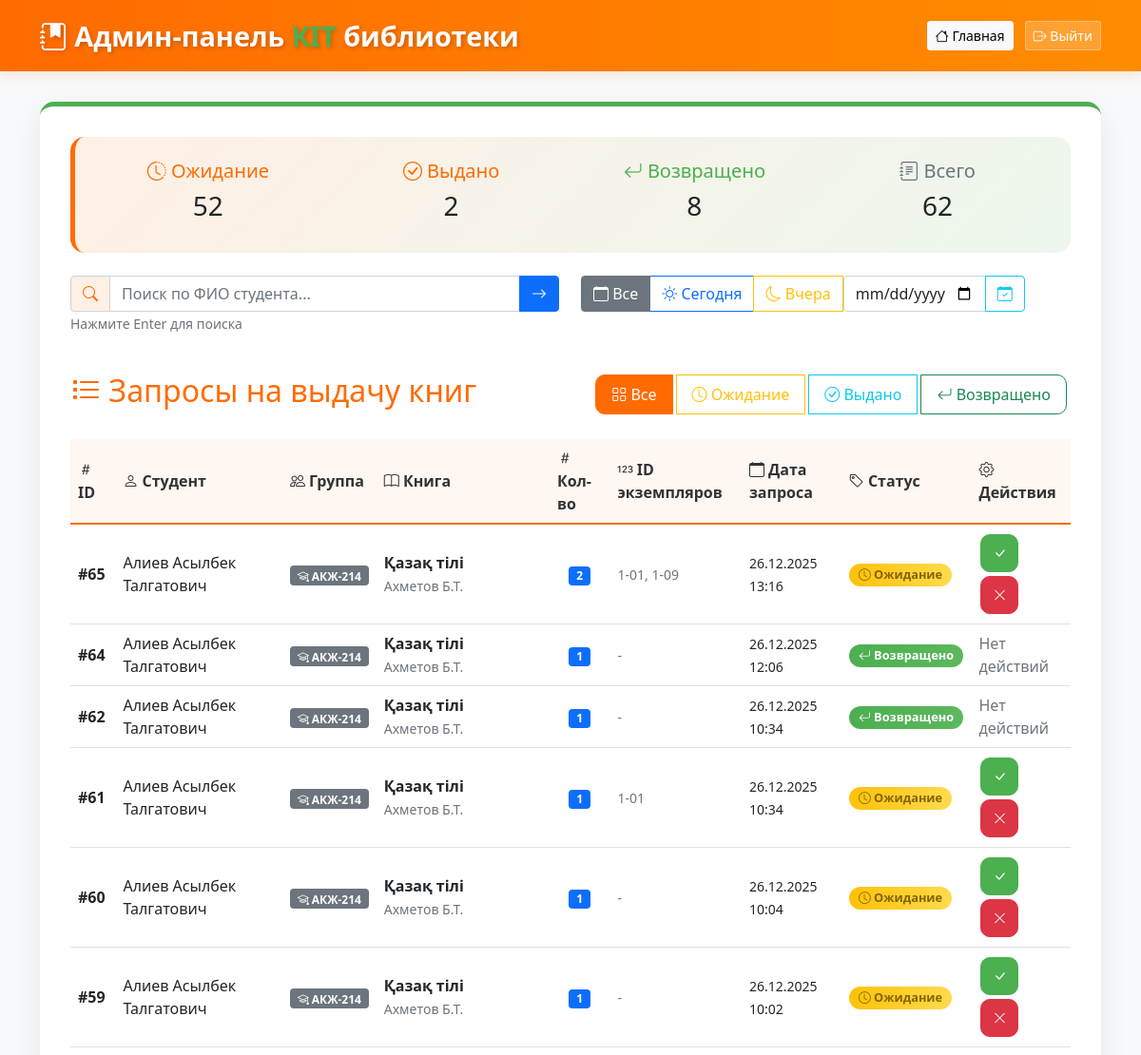
/admin (signed in, upper part), run on an earlier commit of the app's database.
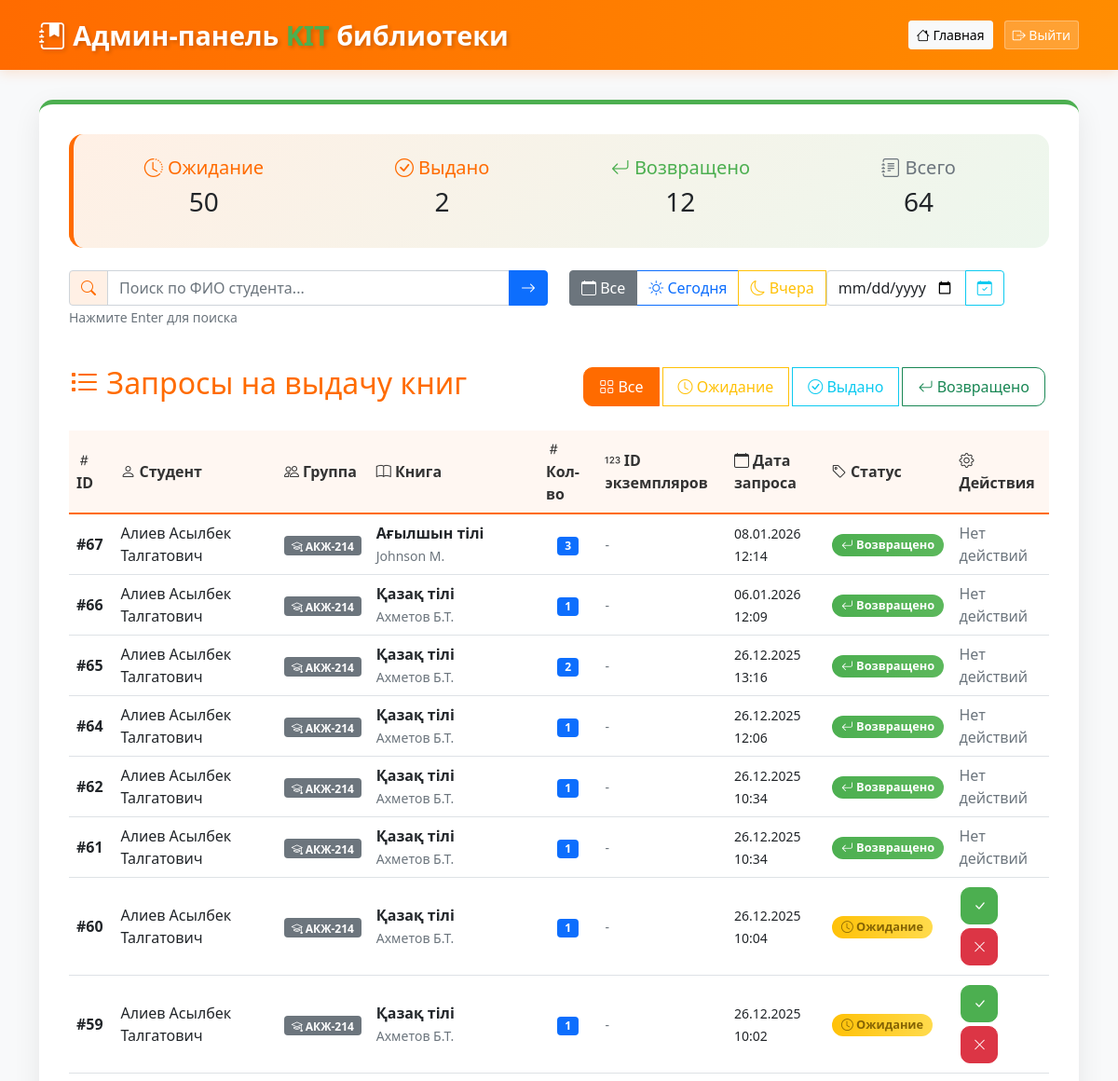
And on a later commit of the database.
### models.py (models this page shows, shortened)
class BookRequest(db.Model):
    __tablename__ = 'book_requests'
    id = db.Column(db.Integer, primary_key=True)
    request_number = db.Column(db.String(20), unique=True, nullable=True)
    student_id = db.Column(db.Integer, db.ForeignKey('students.id'), nullable=False)
    book_id = db.Column(db.Integer, db.ForeignKey('books.id'), nullable=False)
    request_date = db.Column(db.DateTime, nullable=False, default=db.func.now())
    issue_date = db.Column(db.DateTime)
    planned_return_date = db.Column(db.DateTime)
    actual_return_date = db.Column(db.DateTime)
    quantity = db.Column(db.Integer, nullable=False, default=1)
    status = db.Column(db.String(20), nullable=False, default='ожидание')
    requested_copy_codes = db.Column(db.String(500), nullable=True)
    book = db.relationship('Book', backref='requests')
    @property
    def assigned_copy_codes(self):
        if self.status == 'ожидание' and self.requested_copy_codes:
            return self.requested_copy_codes.replace(',', ', ')
        copies = BookCopy.query.filter_by(current_request_id=self.id).all()
        return ', '.join([copy.copy_code for copy in copies]) if copies else "-"

class Student(db.Model):
    __tablename__ = 'students'
    id = db.Column(db.Integer, primary_key=True)
    full_name = db.Column(db.String(100), nullable=False)
    group_id = db.Column(db.Integer, db.ForeignKey('groups.id'), nullable=False)
    book_requests = db.relationship('BookRequest', backref='student', lazy=True)

class Group(db.Model):
    __tablename__ = 'groups'
    id = db.Column(db.Integer, primary_key=True)
    name = db.Column(db.String(50), unique=True, nullable=False)
    language = db.Column(db.String(10), nullable=False)
    course = db.Column(db.Integer, nullable=False)
    students = db.relationship('Student', backref='group', lazy=True)

class Book(db.Model):
    __tablename__ = 'books'
    id = db.Column(db.Integer, primary_key=True)
    name = db.Column(db.String(200), nullable=False)
    author = db.Column(db.String(100), nullable=False)
    year = db.Column(db.Integer, nullable=False)
    total_quantity = db.Column(db.Integer, nullable=False)
    language = db.Column(db.String(10), nullable=False)
    course = db.Column(db.Integer, nullable=False)
    copies = db.relationship('BookCopy', backref='book', lazy=True, cascade="all, delete-orphan")

### app.py (the view)
@app.route('/admin')
@admin_required
def admin_dashboard():
    requests = BookRequest.query.order_by(BookRequest.request_date.desc()).all()
    return render_template('admin.html',
                         requests=requests,
                         current_status='all',
                         current_date='all',
                         search_query='',
                         custom_date='')

### templates/admin.html (shortened to what this page needs)
<!DOCTYPE html>
<html lang="ru">
<head>
    <link href="https://cdn.jsdelivr.net/npm/bootstrap@5.1.3/dist/css/bootstrap.min.css" rel="stylesheet">
    <link rel="stylesheet" href="https://cdn.jsdelivr.net/npm/bootstrap-icons@1.8.1/font/bootstrap-icons.css">
</head>
<body>
    <nav class="kit-header">
        <div class="container">
            <div class="d-flex justify-content-between align-items-center">
                <span class="kit-logo">
                    <i class="bi bi-journal-bookmark-fill"></i>
                    Админ-панель <span>KIT</span> библиотеки
                </span>
                <div>
                    <a href="{{ url_for('admin_dashboard') }}" class="btn btn-light btn-sm me-2">
                        <i class="bi bi-house"></i> Главная
                    </a>
                    <a href="{{ url_for('admin_logout') }}" class="btn btn-logout btn-sm text-white">
                        <i class="bi bi-box-arrow-right"></i> Выйти
                    </a>
                </div>
            </div>
        </div>
    </nav>
    <div class="container">
        <div class="admin-container">
            <div class="stats-card">
                <div class="row">
                    <div class="col-md-3 text-center">
                        <h5 style="color: var(--kit-orange);">
                            <i class="bi bi-clock-history"></i> Ожидание
                        </h5>
                        <h3>{{ requests|selectattr('status', 'equalto', 'ожидание')|list|length }}</h3>
                    </div>
                    <div class="col-md-3 text-center">
                        <h5 style="color: var(--kit-orange);">
                            <i class="bi bi-check-circle"></i> Выдано
                        </h5>
                        <h3>{{ requests|selectattr('status', 'equalto', 'выдано')|list|length }}</h3>
                    </div>
                    <div class="col-md-3 text-center">
                        <h5 style="color: var(--kit-green);">
                            <i class="bi bi-arrow-return-left"></i> Возвращено
                        </h5>
                        <h3>{{ requests|selectattr('status', 'equalto', 'возвращено')|list|length }}</h3>
                    </div>
                    <div class="col-md-3 text-center">
                        <h5 style="color: #6c757d;">
                            <i class="bi bi-journal-text"></i> Всего
                        </h5>
                        <h3>{{ requests|length }}</h3>
                    </div>
                </div>
            </div>
            <div class="row mb-4">
                <div class="col-md-6 mb-3">
                    <div class="input-group">
                        <span class="input-group-text" style="background: rgba(255, 107, 0, 0.1);">
                            <i class="bi bi-search" style="color: var(--kit-orange);"></i>
                        </span>
                        <input type="text" class="form-control" id="searchInput" placeholder="Поиск по ФИО студента..." value="{{ search_query }}" onkeypress="handleSearchEnter(event)">
                        <button class="btn btn-primary" type="button" onclick="applySearch()">
                            <i class="bi bi-arrow-right"></i>
                        </button>
                    </div>
                    <small class="text-muted">Нажмите Enter для поиска</small>
                </div>
                <div class="col-md-6 mb-3">
                    <div class="btn-group" role="group">
                        <label class="btn btn-outline-secondary" for="date_all"><i class="bi bi-calendar"></i> Все</label>
                        <label class="btn btn-outline-primary" for="date_today"><i class="bi bi-sun"></i> Сегодня</label>
                        <label class="btn btn-outline-warning" for="date_yesterday"><i class="bi bi-moon"></i> Вчера</label>
                        <div class="input-group" style="width: auto;">
                            <input type="date" class="form-control" id="customDateInput" value="{{ custom_date }}" style="max-width: 150px;">
                            <button class="btn btn-outline-info" type="button" onclick="applyCustomDate()">
                                <i class="bi bi-calendar-check"></i>
                            </button>
                        </div>
                    </div>
                </div>
            </div>
            <div class="d-flex justify-content-between align-items-center mb-4">
                <h2 style="color: var(--kit-orange);">
                    <i class="bi bi-list-task"></i> Запросы на выдачу книг
                </h2>
                <div class="btn-group">
                    <button class="btn filter-btn btn-outline-primary {% if current_status == 'all' %}active{% endif %}" onclick="applyStatusFilter('all')">
                        <i class="bi bi-grid"></i> Все
                    </button>
                    <button class="btn filter-btn btn-outline-warning {% if current_status == 'ожидание' %}active{% endif %}" onclick="applyStatusFilter('ожидание')">
                        <i class="bi bi-clock"></i> Ожидание
                    </button>
                    <button class="btn filter-btn btn-outline-info {% if current_status == 'выдано' %}active{% endif %}" onclick="applyStatusFilter('выдано')">
                        <i class="bi bi-check-circle"></i> Выдано
                    </button>
                    <button class="btn filter-btn btn-outline-success {% if current_status == 'возвращено' %}active{% endif %}" onclick="applyStatusFilter('возвращено')">
                        <i class="bi bi-arrow-return-left"></i> Возвращено
                    </button>
                </div>
            </div>
            {% if requests %}
            <div class="table-responsive">
                <table class="table table-hover" id="requestsTable">
                    <thead class="table-light">
                        <tr>
                            <th><i class="bi bi-hash"></i> ID</th>
                            <th><i class="bi bi-person"></i> Студент</th>
                            <th><i class="bi bi-people"></i> Группа</th>
                            <th><i class="bi bi-book"></i> Книга</th>
                            <th><i class="bi bi-hash"></i> Кол-во</th>
                            <th><i class="bi bi-123"></i> ID экземпляров</th>
                            <th><i class="bi bi-calendar"></i> Дата запроса</th>
                            <th><i class="bi bi-tag"></i> Статус</th>
                            <th><i class="bi bi-gear"></i> Действия</th>
                        </tr>
                    </thead>
                    <tbody>
                        {% for req in requests %}
                        <tr data-status="{{ req.status }}">
                            <td><strong>#{{ req.id }}</strong></td>
                            <td>{{ req.student.full_name if req.student else 'Неизвестно' }}</td>
                            <td>
                                {% if req.student and req.student.group %}
                                    <span class="badge bg-secondary">
                                        <i class="bi bi-mortarboard"></i> {{ req.student.group.name }}
                                    </span>
                                {% else %}
                                    -
                                {% endif %}
                            </td>
                            <td>
                                {% if req.book %}
                                    <strong>{{ req.book.name }}</strong><br>
                                    <small class="text-muted">{{ req.book.author }}</small>
                                {% else %}
                                    <span class="text-danger">Книга удалена</span>
                                {% endif %}
                            </td>
                            <td>
                                <span class="badge bg-primary">{{ req.quantity }}</span>
                            </td>
                            <td>
                                <small class="text-muted">
                                    {{ req.assigned_copy_codes }}
                                </small>
                            </td>
                            <td>
                                <small>
                                    {{ req.request_date.strftime('%d.%m.%Y %H:%M') if req.request_date else '-' }}
                                </small>
                            </td>
                            <td>
                                {% if req.status == 'ожидание' %}
                                    <span class="badge status-badge status-waiting">
                                        <i class="bi bi-clock"></i> Ожидание
                                    </span>
                                {% elif req.status == 'выдано' %}
                                    <span class="badge status-badge status-issued">
                                        <i class="bi bi-check-circle"></i> Выдано
                                    </span>
                                {% elif req.status == 'возвращено' %}
                                    <span class="badge status-badge status-returned">
                                        <i class="bi bi-arrow-return-left"></i> Возвращено
                                    </span>
                                {% endif %}
                            </td>
                            <td>
                                {% if req.status == 'ожидание' %}
                                    <button class="btn btn-success btn-sm action-btn"
                                        data-action="confirm"
                                        data-id="{{ req.id }}"
                                        title="Подтвердить выдачу"
                                        style="background: var(--kit-green); border-color: var(--kit-green);">
                                        <i class="bi bi-check-lg"></i>
                                    </button>
                                    <button class="btn btn-danger btn-sm action-btn"
                                        data-action="reject"
                                        data-id="{{ req.id }}"
                                        title="Отклонить запрос">
                                        <i class="bi bi-x-lg"></i>
                                    </button>
                                {% elif req.status == 'выдано' %}
                                    <button class="btn btn-info btn-sm action-btn"
                                        data-action="scan-return"
                                        data-id="{{ req.id }}"
                                        title="Сканировать возврат">
                                        <i class="bi bi-qr-code-scan"></i>
                                    </button>
                                    <button class="btn btn-primary btn-sm action-btn"
                                        data-action="return"
                                        data-id="{{ req.id }}"
                                        title="Отметить возврат вручную"
                                        style="background: var(--kit-orange); border-color: var(--kit-orange);">
                                        <i class="bi bi-arrow-return-left"></i>
                                    </button>
                                {% else %}
                                    <span class="text-muted">Нет действий</span>
                                {% endif %}
                            </td>
                        </tr>
                        {% endfor %}
                    </tbody>
                </table>
            </div>
            {% endif %}
        </div>
    </div>
</body>
</html>

What changed in the data, as far as the page shows it:
added BookRequest: id "67", student "Алиев Асылбек Талгатович", student.group.name "АКЖ-214", book.name "Ағылшын тілі", book.author "Johnson M.", quantity "3", assigned_copy_codes "-", request_date "08.01.2026 12:14", shows "Возвращено", shows "Нет действий"
added BookRequest: id "66", student "Алиев Асылбек Талгатович", student.group.name "АКЖ-214", book.name "Қазақ тілі", book.author "Ахметов Б.Т.", quantity "1", assigned_copy_codes "-", request_date "06.01.2026 12:09", shows "Возвращено", shows "Нет действий"
changed BookRequest id 65: assigned_copy_codes "1-01, 1-09" → "-"; status "Ожидание" → "Возвращено Нет действий"
changed BookRequest id 61: assigned_copy_codes "1-01" → "-"; status "Ожидание" → "Возвращено Нет действий"
Also different on the page:
{{ requests|selectattr('status', 'equalto', 'ожидание')|list|length }}: "52" → "50"
{{ requests|selectattr('status', 'equalto', 'возвращено')|list|length }}: "8" → "12"
{{ requests|length }}: "62" → "64"
